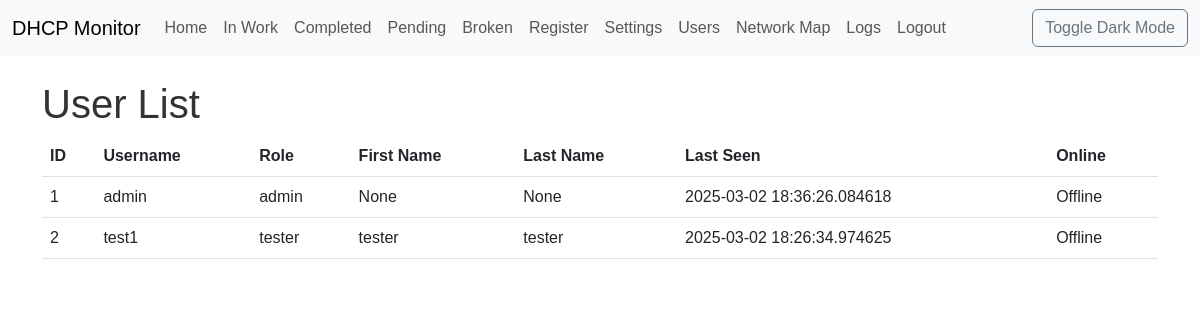
The page /users (signed in) on the database as committed earlier.
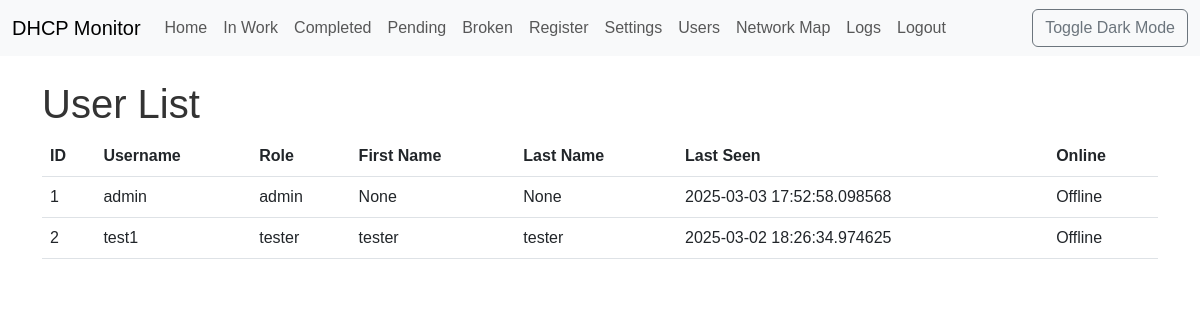
The same page on the database as committed later.
### app/models.py (models this page shows, shortened)
class User(UserMixin, db.Model):
    __tablename__ = 'users'
    id = db.Column(db.Integer, primary_key=True)
    username = db.Column(db.String(64), unique=True, index=True, nullable=False)
    password_hash = db.Column(db.String(128), nullable=False)
    role = db.Column(db.String(64), nullable=False, default='tester')  # 'admin', 'tester'
    first_name = db.Column(db.String(64))
    last_name = db.Column(db.String(64))
    last_seen = db.Column(db.DateTime, default=datetime.utcnow)
    leases = db.relationship('Lease', backref='taken_user', lazy='dynamic', foreign_keys='Lease.taken_by_id')
    groups = db.relationship('Group', secondary=user_groups, lazy='subquery',
                            backref=db.backref('users', lazy=True)) # Связь с группами
    journal_entries = db.relationship('Journal', back_populates='user', lazy='dynamic')
    def is_online(self):
        if self.last_seen is None:
            return False
        return self.last_seen > datetime.utcnow() - timedelta(minutes=5)

### app/users.py (the view)
@users.route('/users')
@login_required
def user_list():
    if current_user.role != 'admin':
        flash('You do not have permission to access this page.', 'danger')
        return redirect(url_for('main.index'))
    users = User.query.all()
    return render_template('users/user_list.html', users=users)

### app/models.py (called while the page is built)
@login_manager.user_loader
def load_user(user_id):
    return User.query.get(int(user_id))

### app/templates/users/user_list.html
{% extends "base.html" %}
{% block content %}
    <h1>User List</h1>
    <table class="table">
        <thead>
            <tr>
                <th>ID</th>
                <th>Username</th>
                <th>Role</th>
                <th>First Name</th>
                <th>Last Name</th>
                <th>Last Seen</th>
                <th>Online</th>
            </tr>
        </thead>
        <tbody>
            {% for user in users %}
                <tr>
                    <td>{{ user.id }}</td>
                    <td>{{ user.username }}</td>
                    <td>{{ user.role }}</td>
                    <td>{{ user.first_name }}</td>
                    <td>{{ user.last_name }}</td>
                    <td>{{ user.last_seen }}</td>
                     <td>{{ "Online" if user.is_online() else "Offline" }}</td>
                </tr>
            {% endfor %}
        </tbody>
    </table>
{% endblock %}

Rows that differ between the two databases and show on the page:
changed User "admin": last_seen "2025-03-02 18:36:26.084618" → "2025-03-03 17:52:58.098568"
